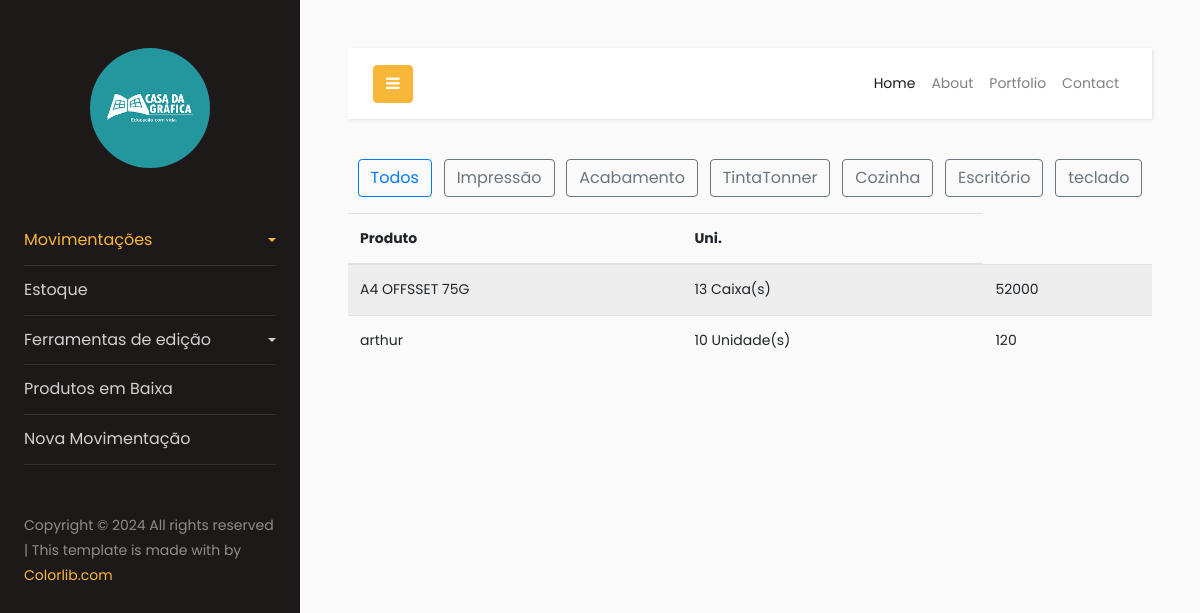
/estoque/?categorias_filter=2 (signed in), run on an earlier commit of the app's database.
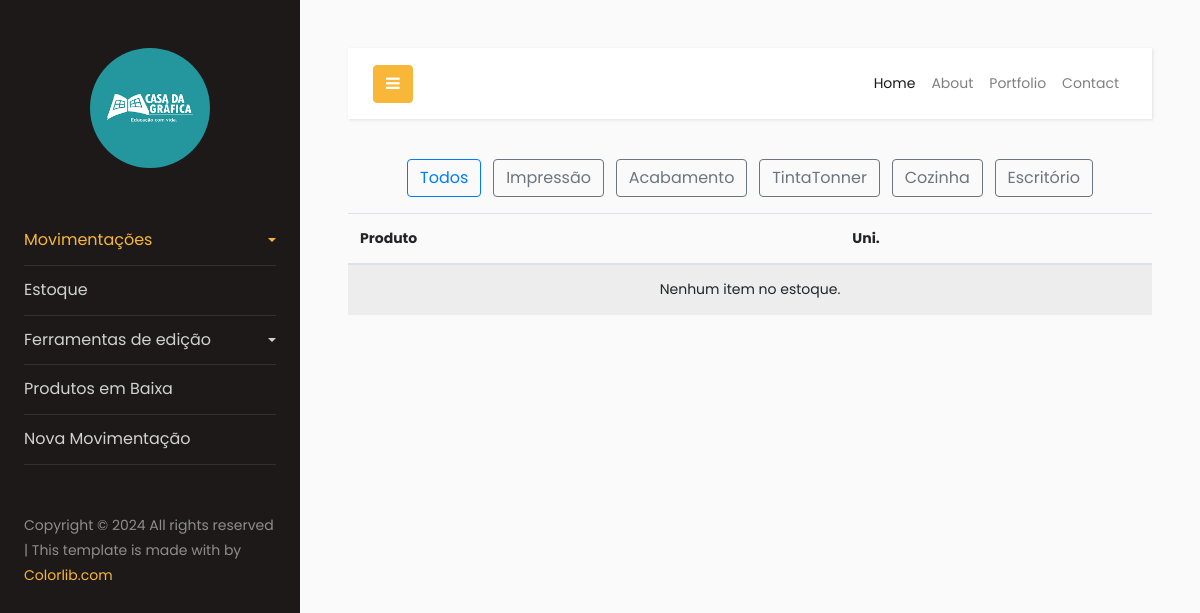
And on a later commit of the database.
### categoria/models.py (models this page shows, shortened)
class Categoria(models.Model):
    categoria = models.CharField(max_length=255)
    data_cadastro = models.DateField(auto_now_add=True)

### produto/models.py (models this page shows, shortened)
class Estoque(models.Model):
    id_produto = models.ForeignKey(Produto, on_delete=models.CASCADE)
    qtde = models.IntegerField()
    data_cadastro = models.DateField(auto_now_add=True)

class Produto(models.Model):
    nome = models.CharField(max_length=255)
    FORMATO = [
        ('null','null'),
        ('640x880','640x880'),
        ('660x960','660x960')
    ]
    formato = models.CharField(max_length=255, choices=FORMATO)
    estoqueMin = models.IntegerField();
    id_categoria = models.ForeignKey(Categoria, on_delete=models.CASCADE)
    id_formato = models.ForeignKey(Formato, on_delete=models.CASCADE)  # Formato está aqui
    unidades = models.IntegerField()
    data_cadastro = models.DateField(auto_now_add=True)

### formato/models.py (models this page shows, shortened)
class Formato(models.Model):
    formato = models.CharField(max_length=255)
    data_cadastro = models.DateField(auto_now_add=True)

### produto/views.py (the view)
# urls.py: path('estoque/', EstoqueListView.as_view(), name='estoque-list'),
class EstoqueListView(LoginRequiredMixin, ListView):
    model = Estoque
    template_name = 'estoque/estoque_list.html'
    context_object_name = 'estoques'
    def get_context_data(self, **kwargs):
        context = super().get_context_data(**kwargs)
        context['categorias'] = Categoria.objects.all()  # Obtém todas as categorias da base de dados
        estoques = context['estoques']
        for estoque in estoques:
            estoque.calculo = estoque.qtde * estoque.id_produto.unidades
        return context
    def get_queryset(self):
        queryset = super().get_queryset()
        categorias_filter = self.request.GET.get('categorias_filter')  # Parâmetro da URL
        if categorias_filter:
            queryset = queryset.filter(id_produto__id_categoria=categorias_filter)
        return queryset

### produto/templates/estoque/estoque_list.html (shortened to what this page needs)
<!DOCTYPE html>
<html lang="pt-br">
  {% include 'components/header/header.html' %}
  <body>
      <div class="mb-3 text-center">
        <form method="get" action="{% url 'estoque-list' %}">
          <button class="btn btn-outline-primary mx-1">Todos</button>
          {% for categoria in categorias %}
            <a class="btn btn-outline-secondary mx-1" href="?categorias_filter={{ categoria.id }}">{{ categoria.categoria }}</a>
          {% endfor %}
        </form>
      </div>
    <div class="table-responsive">
      <table class="table table-striped">
        <thead>
          <tr>
            <th scope="col">Produto</th>
            <th scope="col">Uni.</th>
          </tr>
        </thead>
        <tbody>
          {% for estoque in estoques %}
            <tr>
              <td>{{ estoque.id_produto.nome }}</td>
              <td>{{ estoque.qtde }} {{ estoque.id_produto.id_formato.formato }}</td>
              <td>{{ estoque.calculo }}</td>
            </tr>
          {% empty %}
            <tr>
              <td colspan="5" class="text-center">Nenhum item no estoque.</td>
            </tr>
          {% endfor %}
        </tbody>
      </table>
    </div>
  </body>
  {% include 'components/footer/footer.html' %}
</html>

What changed in the data, as far as the page shows it:
removed Categoria: categoria "teclado"
removed Estoque: id_produto.nome "A4 OFFSSET 75G", qtde "13", id_produto.id_formato.formato "Caixa(s)", calculo "52000"
removed Estoque: id_produto.nome "arthur", qtde "10", id_produto.id_formato.formato "Unidade(s)", calculo "120"
Also different on the page:
text now shown: "Nenhum item no estoque."
